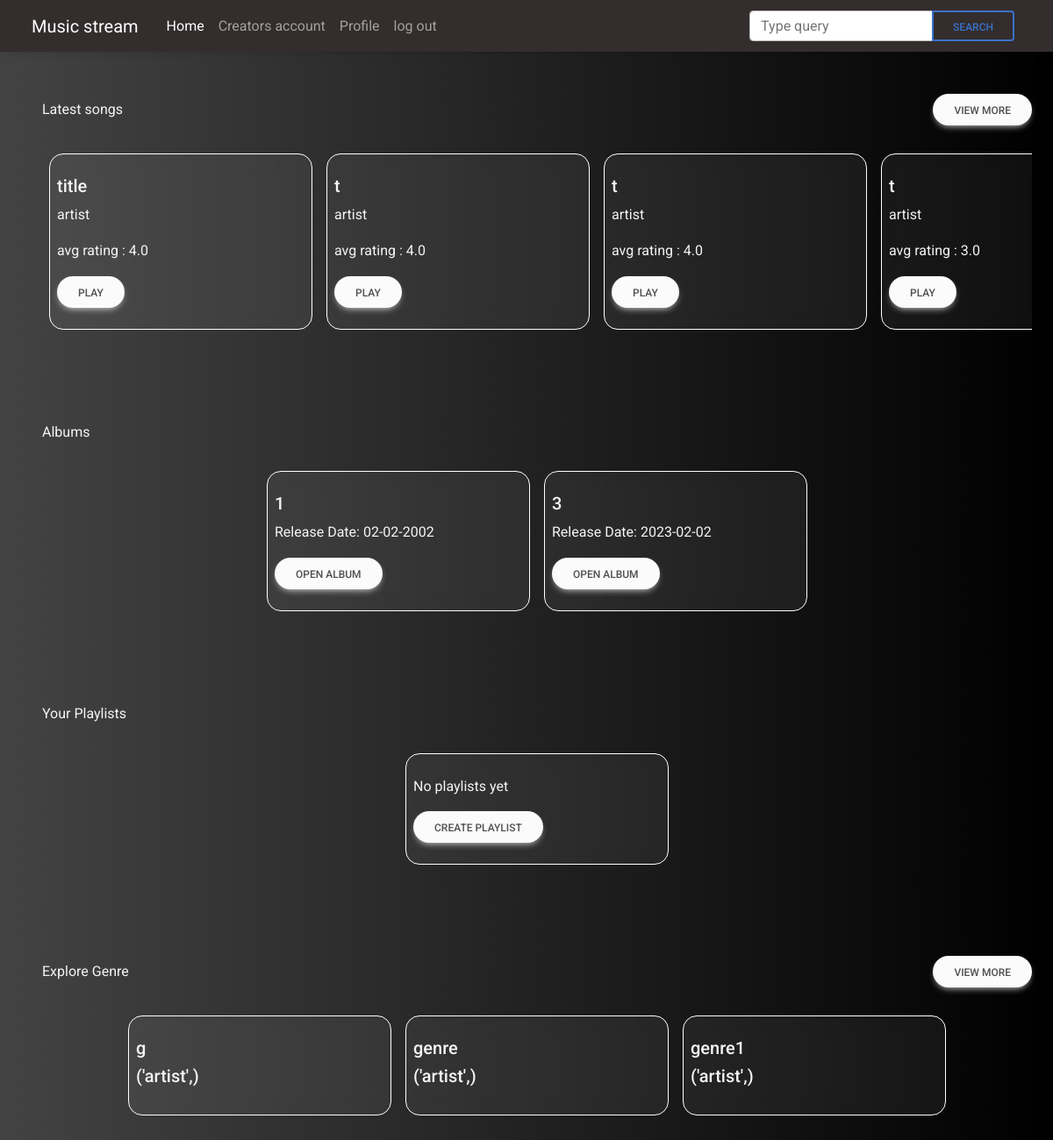
The app's page / (signed in), older data.
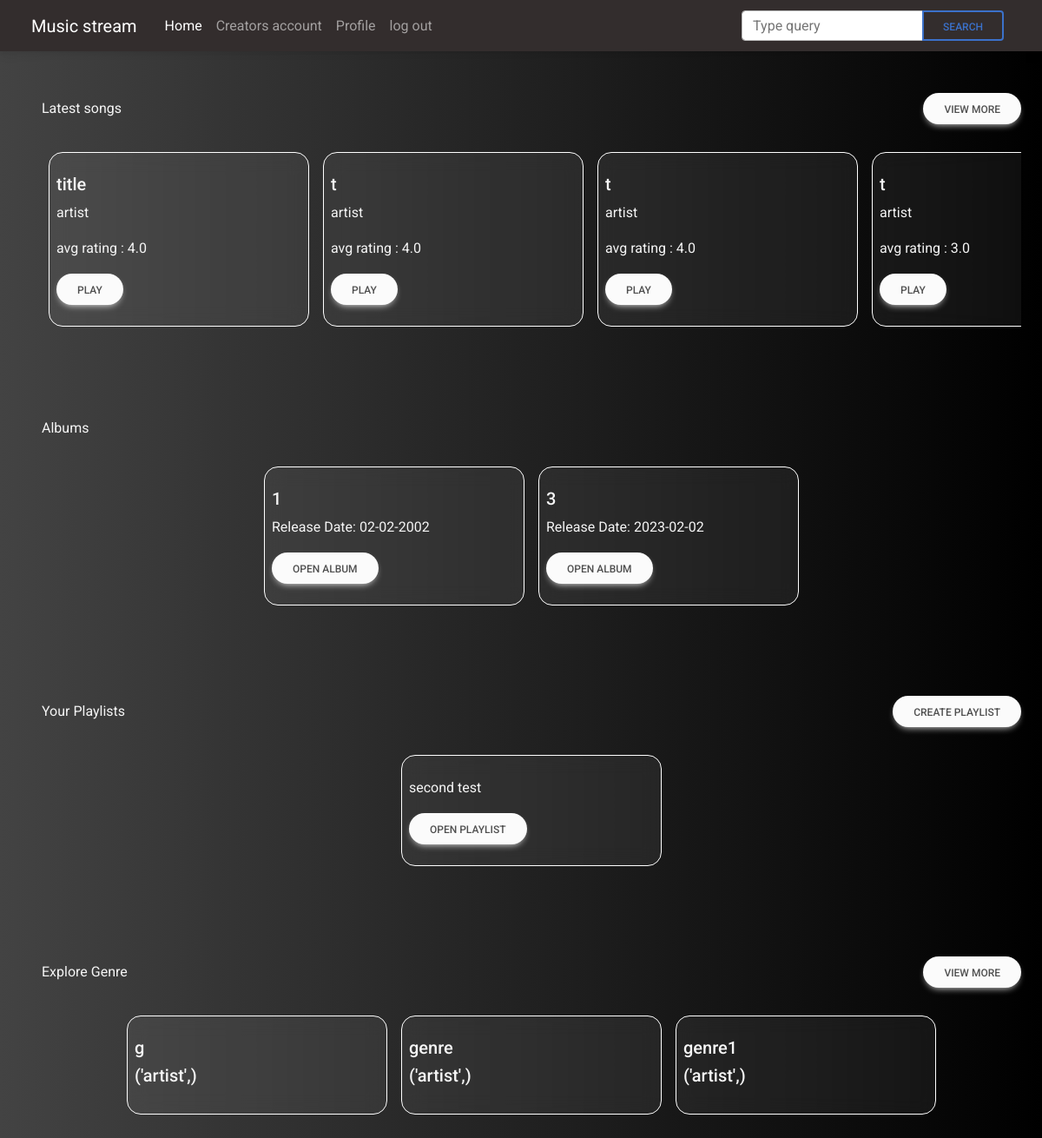
The same page, newer data.
### tables this page shows
CREATE TABLE uploadsong(
    uploadsong_id INTEGER PRIMARY KEY AUTOINCREMENT,
    title TEXT,
    artist TEXT,
    genre TEXT,
    duration INT,
    date TEXT,
    filename TEXT,
    lyrics TEXT,
    isFlagged INT,
    creator_id INTEGER,
    album_id INTEGER,
    FOREIGN KEY (creator_id) REFERENCES creator(creator_id),
    FOREIGN KEY (album_id) REFERENCES album(album_id)
);

CREATE TABLE Albums (
  Album_ID INTEGER PRIMARY KEY AUTOINCREMENT,
  Artist_ID INTEGER,
  Album_name TEXT NOT NULL,
  Release_Date DATE,
  FOREIGN KEY (Artist_ID) REFERENCES Artists(Artist_ID)
);

CREATE TABLE Playlists (
  Playlist_ID INTEGER PRIMARY KEY AUTOINCREMENT,
  username TEXT,
  Name TEXT NOT NULL,
  FOREIGN KEY (username) REFERENCES user(username)
);

### app.py (the view)
@app.route("/")
def fetchedsongdata():
    if "username" not in session:
        return redirect("/loginuser")
    try:
        conn = sqlite3.connect("user_data.db", check_same_thread=False)
        cursor = conn.cursor()
        cursor.execute(
            "SELECT uploadsong_id,AVG(rating) FROM Likes GROUP BY uploadsong_id ORDER BY AVG(rating) DESC"
        )
        uploadsong_ids = cursor.fetchall()
        uploadsong_ids = [uploadsong_id[0] for uploadsong_id in uploadsong_ids]
        print(uploadsong_ids)
        print("\n")
        songs = []
        for uploadsong_id in uploadsong_ids:
            cursor.execute(
                "SELECT * FROM uploadsong WHERE uploadsong_id = ?", (uploadsong_id,)
            )
            song = cursor.fetchone()
            cursor.execute(
                "SELECT AVG(rating) FROM Likes WHERE uploadsong_id = ?",
                (uploadsong_id,),
            )
            avg_rating = cursor.fetchone()
            if avg_rating is not None:
                avg_rating = avg_rating[0]
                song = list(song)
                song.append(avg_rating)
                song = tuple(song)
                songs.append(song)
            else:
                song = list(song)
                song.append(0)
                song = tuple(song)
                songs.append(song)
        print(songs)
        cursor.execute(
            "SELECT * FROM uploadsong WHERE uploadsong_id NOT IN (SELECT uploadsong_id FROM Likes)"
        )
        unrated_songs = cursor.fetchall()
        for unrated_song in unrated_songs:
            songs.append(unrated_song)
        print(songs)
        cursor.execute("SELECT * FROM Albums")
        albums_data = cursor.fetchall()
        albums_data = [album for album in albums_data]
        print(albums_data)
        for album in albums_data:
            cursor.execute(
                "SELECT * FROM uploadsong WHERE album_id = ?", (album[0],)
            )
            album_data = cursor.fetchone()
            if album_data is None:
                albums_data.remove(album)
        cursor.execute("SELECT DISTINCT genre FROM uploadsong")
        genre_data = cursor.fetchall()
        cursor.execute("SELECT DISTINCT artist FROM uploadsong")
        artist_date_data = cursor.fetchall()
        albums_data = [album for album in albums_data]
        print(albums_data)
        username = session["username"]
        cursor.execute(
            "SELECT Playlist_ID, name FROM Playlists WHERE username = ?", (username,)
        )
        playlists = cursor.fetchall()
        playlists = [playlist for playlist in playlists]
        return render_template(
            "home.html",
            data=songs,
            album_data=albums_data,
            genre_data=genre_data,
            artist_date_data=artist_date_data,
            playlists=playlists,
        )
    except Exception as e:
        return f"Error: {str(e)}"
    finally:
        conn.close()

### templates/home.html (shortened to what this page needs)
<!DOCTYPE html>
<html lang="en">
  <head>
    <link
      href="https://cdnjs.cloudflare.com/ajax/libs/font-awesome/6.0.0/css/all.min.css"
      rel="stylesheet"
    />
    <link
      href="https://cdnjs.cloudflare.com/ajax/libs/mdb-ui-kit/6.4.2/mdb.min.css"
      rel="stylesheet"
    />
    <link
      rel="stylesheet"
      href="{{ url_for('static', filename='global.css') }}"
    />
  </head>
  <body>
    <nav class="navbar navbar-expand-lg navbar-dark bg-dark px-4">
      <div class="container-fluid">
        <a class="navbar-brand" href="#">Music stream</a>
        <div
          class="collapse navbar-collapse px-2"
          id="navbarTogglerDemo02"
          style="color: whitesmoke"
        >
          <ul class="navbar-nav me-auto mb-2 mb-lg-0">
            <li class="nav-item">
              <a class="nav-link active" aria-current="page" href="/">Home</a>
            </li>
            <li class="nav-item">
              <a class="nav-link" href="/creator">Creators account</a>
            </li>
            <li class="nav-item">
              <a class="nav-link" href="/creator">Profile</a>
            </li>
            <li class="nav-item">
              <a class="nav-link" href="/logout">log out</a>
            </li>
          </ul>
          <form
            class="d-flex input-group w-auto"
            action="/search"
            method="post"
          >
            <input
              type="search"
              class="form-control"
              name="search"
              placeholder="Type query"
              aria-label="Search"
            />
            <button
              class="btn btn-outline-primary"
              type="submit"
              data-mdb-ripple-color="dark"
            >
              Search
            </button>
          </form>
        </div>
      </div>
    </nav>
    <div
      class="homeparent vw-100 min-vh-100 ps-4 d-flex flex-column align-items-center justify-content-center"
    >
      <div class="w-100 d-flex flex-column align-items-end px-4 my-5">
        <div
          class="w-100 mb-4 d-flex flex-row align-items-center justify-content-between"
        >
          <span>Latest songs</span
          ><a class="btn btn-light btn-rounded" href="#" role="button"
            >View more</a
          >
        </div>
        <div
          class="scrolling-container w-100 vh-10 d-flex justify-content-start flex-row align-items-center overflow-x-scroll"
        >
          <div
            class="h-100 d-flex justify-content-start flex-row align-items-center"
            style="
              min-width: min-content;
              max-width: max-content;
              margin: 0 auto;
              overflow-x: auto;
            "
          >
            {% for song in data %}
            <div
              class="card m-2 hover-shadow"
              style="width: 300px; height: 100%"
            >
              <div class="card-body px-2">
                <h5 class="card-title">{{ song[1] }}</h5>
                <p class="card-text">{{ song[2] }}</p>
                <p class="card-text">avg rating : {{ song[11] }}</p>
                <a
                  type="button"
                  href="/play/{{ song[0] }}"
                  class="btn btn-light btn-rounded"
                  >Play</a
                >
              </div>
            </div>
            {% endfor %}
          </div>
        </div>
      </div>
      <div class="w-100 d-flex flex-column align-items-end px-4 my-5">
        <div
          class="w-100 mb-4 d-flex flex-row align-items-center justify-content-between"
        >
          <span>Albums</span>
        </div>
        <div
          class="scrolling-container w-100 vh-10 d-flex justify-content-start flex-row align-items-center overflow-x-scroll"
        >
          <div
            class="h-100 d-flex justify-content-start flex-row align-items-center"
            style="
              min-width: min-content;
              max-width: max-content;
              margin: 0 auto;
              overflow-x: auto;
            "
          >
            {% for album in album_data %}
            <div
              class="card m-2 hover-shadow"
              style="width: 300px; height: 100%"
            >
              <div class="card-body px-2">
                <h5 class="card-title">{{ album[0] }}</h5>
                <p class="card-text">Release Date: {{ album[3] }}</p>
                <a
                  type="button"
                  href="/userfetchesalbum/{{album[0]}}"
                  class="btn btn-light btn-rounded"
                  >Open album</a
                >
              </div>
            </div>
            {% endfor %}
          </div>
        </div>
      </div>
      <div class="w-100 d-flex flex-column align-items-end px-4 my-5">
        <div
          class="w-100 mb-4 d-flex flex-row align-items-center justify-content-between"
        >
          <span>Your Playlists</span
          >
          {% if playlists != [] %}
          <a
            type="button"
            class="btn btn-light btn-rounded"
            href="/createplaylist"
            >Create playlist</a
          >
          {% endif %}
        </div>
        <div
          class="scrolling-container w-100 vh-10 d-flex justify-content-start flex-row align-items-center overflow-x-scroll"
        >
          <div
            class="h-100 d-flex justify-content-start flex-row align-items-center"
            style="
              min-width: min-content;
              max-width: max-content;
              margin: 0 auto;
              overflow-x: auto;
            "
          >
            {% if playlists == [] %}
            <div
              class="card m-2 hover-shadow"
              style="width: 300px; height: 100%"
            >
              <div class="card-body px-2">
                <p class="card-text">No playlists yet</p>
                <a
                  type="button"
                  class="btn btn-light btn-rounded"
                  href="/createplaylist"
                  >Create playlist</a
                >
              </div>
            </div>
            {% endif %} {% for playlist in playlists %}
            <div
              class="card m-2 hover-shadow"
              style="width: 300px; height: 100%"
            >
              <div class="card-body px-2">
                <p class="card-text">{{ playlist[1] }}</p>
                <a
                  type="button"
                  href="/userfetchesplaylist/{{playlist[0]}}"
                  class="btn btn-light btn-rounded"
                  >Open playlist</a
                >
              </div>
            </div>
            {% endfor %}
          </div>
        </div>
      </div>
      <div class="w-100 d-flex flex-column align-items-end px-4 my-5">
        <div
          class="w-100 mb-4 d-flex flex-row align-items-center justify-content-between"
        >
          <span>Explore Genre</span
          ><a class="btn btn-light btn-rounded" href="#" role="button"
            >View more</a
          >
        </div>
        <div
          class="scrolling-container w-100 vh-10 d-flex justify-content-start flex-row align-items-center overflow-x-scroll"
        >
          <div
            class="h-100 d-flex justify-content-start flex-row align-items-center"
            style="
              min-width: min-content;
              max-width: max-content;
              margin: 0 auto;
              overflow-x: auto;
            "
          >
            {% for genre in genre_data %}
            <div
              class="card m-2 hover-shadow"
              style="width: 300px; height: 100%"
            >
              <div class="card-body px-2">
                <h5 class="card-title">{{ genre[0] }}</h5>
                <h5 class="card-title">{{ artist_date_data[0] }}</h5>
              </div>
            </div>
            {% endfor %}
          </div>
        </div>
      </div>
    </div>
  </body>
</html>

### static/global.css (style rules this page uses)
body { background: #000000; background: -webkit-linear-gradient( to right, #434343, #000000 ); background: linear-gradient( to right, #434343, #000000 ); overflow-x: hidden; color: whitesmoke; }
.homeparent { color: whitesmoke; }
.card { background: rgba(255, 255, 255, 0.06); border-radius: 16px; box-shadow: 0 4px 30px rgba(0, 0, 0, 0.1); backdrop-filter: blur(10.6px); -webkit-backdrop-filter: blur(10.6px); border: 1px solid rgba(255, 255, 255, 1); }

Row changes from the older to the newer data that the page shows:
added Playlists: Name "second test"
Text that changed along with them:
text no longer shown: "No playlists yet"
